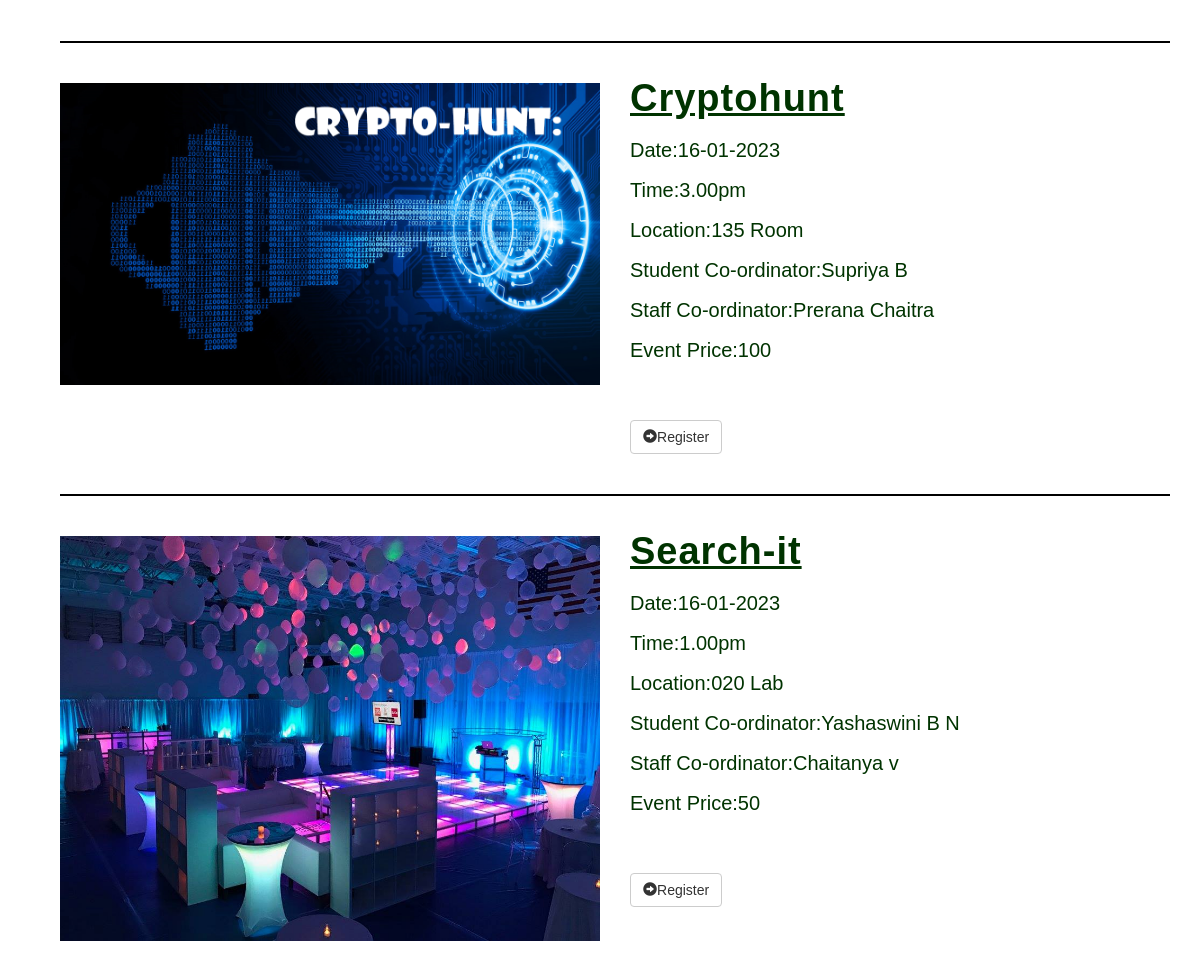
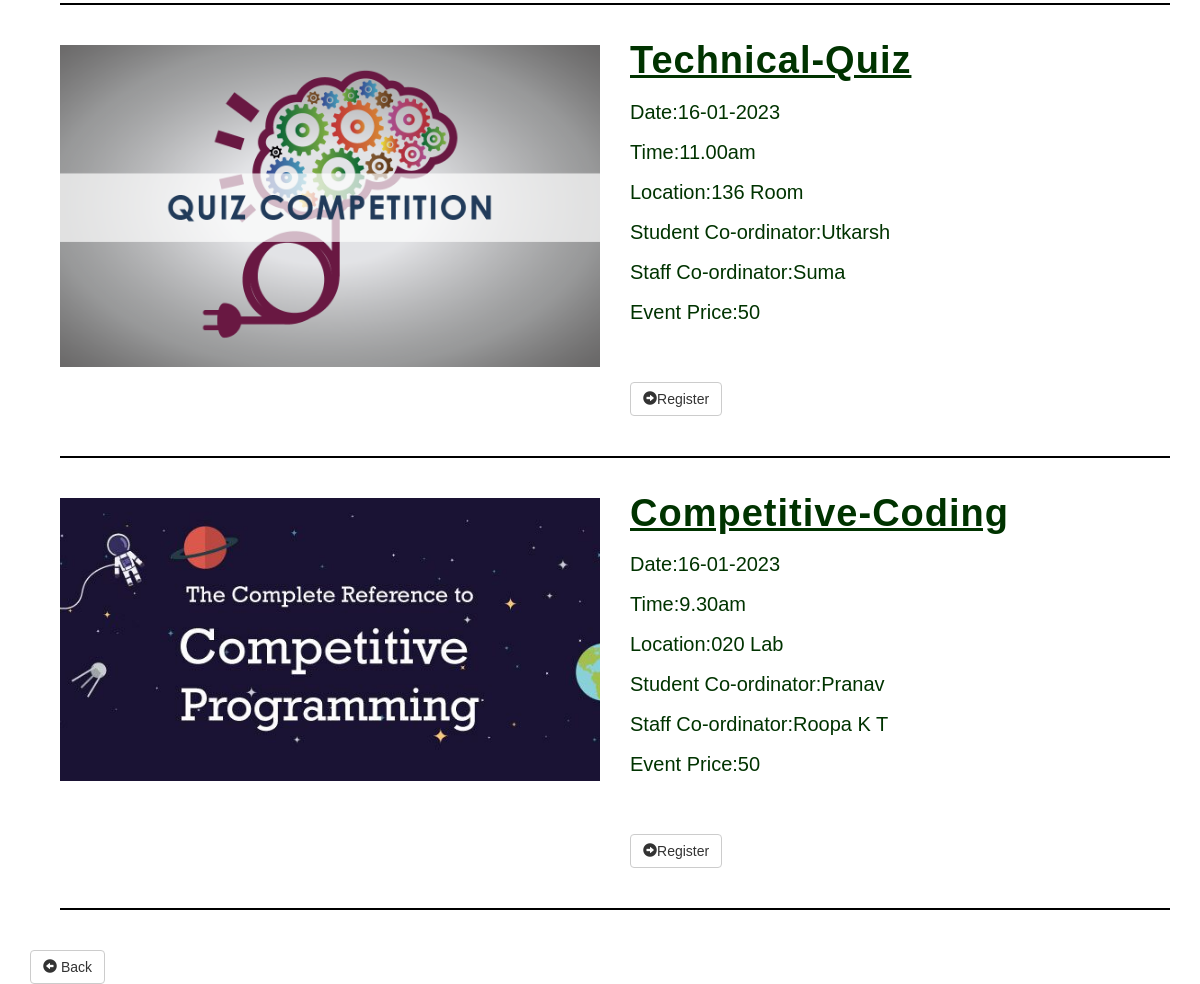
The page /viewEvent.php?id=1 on the database its author committed (2 pictures, top to bottom).
### tables this page shows
CREATE TABLE `events` (
  `event_id` int(11) NOT NULL,
  `event_title` varchar(50) NOT NULL,
  `event_price` int(11) DEFAULT NULL,
  `participants` int(100) DEFAULT 0,
  `img_link` text DEFAULT NULL,
  `type_id` int(11) DEFAULT NULL
);

CREATE TABLE `event_info` (
  `event_id` int(10) NOT NULL,
  `Date` date DEFAULT NULL,
  `time` varchar(20) NOT NULL,
  `location` varchar(300) NOT NULL
);

CREATE TABLE `student_coordinator` (
  `sid` int(11) NOT NULL,
  `st_name` varchar(100) NOT NULL,
  `phone` varchar(10) DEFAULT NULL,
  `event_id` int(11) DEFAULT NULL
);

CREATE TABLE `staff_coordinator` (
  `stid` int(11) NOT NULL,
  `name` varchar(100) NOT NULL,
  `phone` varchar(10) DEFAULT NULL,
  `event_id` int(11) DEFAULT NULL
);

### events.php (the view)
<div class="container">
            <div class="col-md-12">
            <hr>
            </div>
<div class="row">
                <section>
                    <div class="container">
                        <div class="col-md-6">
                          <img src=" <?php  echo $row['img_link'];?>" class="img-responsive">
                        </div>
                        <div class="subcontent col-md-6">
                            <h1 style="color:#003300 ; font-size:38px ;" ><u><strong><?php echo '<td>' . $row['event_title'] . '</td>';?></strong></u></h1>
                            <p style="color:#003300  ;font-size:20px ">
                            <?php
                            echo 'Date:' . $row['Date'] .'<br>';
                            echo 'Time:' . $row['time'] .'<br>';
                            echo 'Location:' . $row['location'] .'<br>';
                            echo 'Student Co-ordinator:' . $row['st_name'] .'<br>';
                            echo 'Staff Co-ordinator:' . $row['name'] .'<br>';
                            echo 'Event Price:' . $row['event_price'].'<br>' ;
                        ?>
                            </p>
                            <br><br>
                        <?php echo
                             '<a class="btn btn-default" href="register.php"> <span class="glyphicon glyphicon-circle-arrow-right"></span>Register</a>'
                            ?>
                                                        </div>
                    </div>
                </section>
</div>
 </div>

### viewEvent.php (shortened to what this page needs)
<?php
require 'classes/db1.php';
$id=$_GET['id'];
$result = mysqli_query($conn,"SELECT * FROM events,event_info ef,student_coordinator s,staff_coordinator st WHERE type_id = $id and ef.event_id=events.event_id and s.event_id=events.event_id and st.event_id=events.event_id  ");
?>
<!DOCTYPE html>
<html>
<head>
        <?php require 'utils/styles.php'; ?>
    </head>
    <body>
               <div class = "content">
            <div class = "container">
            <?php
                if (mysqli_num_rows($result) > 0) {
                while($row = mysqli_fetch_array($result)) {
                include 'events.php';
                    }
           ?>
<div class="container">
            <div class="col-md-12">
            <hr>
            </div>
            </div>
        <?php }?>
            <a class="btn btn-default" href="index.php"><span class="glyphicon glyphicon-circle-arrow-left"></span> Back</a>
        </div>
    </body>
</html>

### utils/styles.php
<link rel = "stylesheet" type = "text/css" href = "css/bootstrap.css">
<link rel = "stylesheet" type = "text/css" href = "css/style.css">

### css/style.css (style rules this page uses)
body { overflow-x: hidden; }
hr { border-top: 2px solid black; margin-top: 40px; margin-bottom: 40px; }
.subcontent > h1 { margin-top: -5px; color: #2C3E50; letter-spacing: 1px; }
.subcontent > p { color: #7F8C8D; line-height: 2; }
.content { font-family: Arial, Helvetica, sans-serif; color: #2C3E50; }

### rows shown on the page
events: img_link (picture), event_title "Cryptohunt", event_info.Date "16-01-2023", event_info.time "3.00pm", event_info.location "135 Room", student_coordinator.st_name "Supriya B", staff_coordinator.name "Prerana Chaitra", event_price "100"
events: img_link (picture), event_title "Search-it", event_info.Date "16-01-2023", event_info.time "1.00pm", event_info.location "020 Lab", student_coordinator.st_name "Yashaswini B N", staff_coordinator.name "Chaitanya v", event_price "50"
events: img_link (picture), event_title "Technical-Quiz", event_info.Date "16-01-2023", event_info.time "11.00am", event_info.location "136 Room", student_coordinator.st_name "Utkarsh", staff_coordinator.name "Suma", event_price "50"
events: img_link (picture), event_title "Competitive-Coding", event_info.Date "16-01-2023", event_info.time "9.30am", event_info.location "020 Lab", student_coordinator.st_name "Pranav", staff_coordinator.name "Roopa K T", event_price "50"
